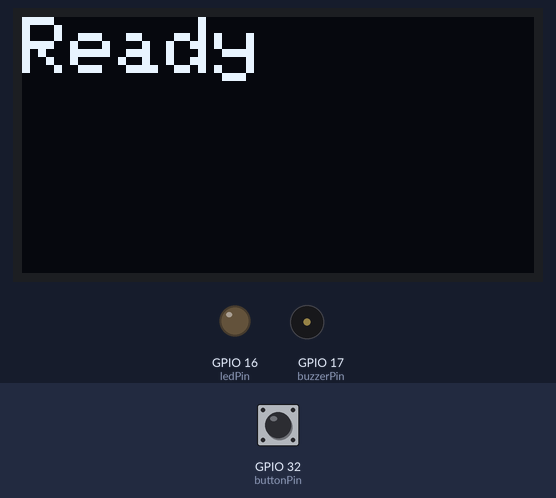
Bench run of a program on a simulated ESP32. On the bench: 128×64 one-colour display, output pins drawn as LEDs (lit = HIGH), buzzer (waves = sounding). The inputs (shaded band) are chosen by the test bench; at power-on: GPIO 32 (buttonPin) HIGH. What the program prints to the serial monitor is not drawn.

Above: at 1.2 s.
1.3 s: GPIO 32 (buttonPin) pulled LOW for 0.15 s
At 2.6 s:
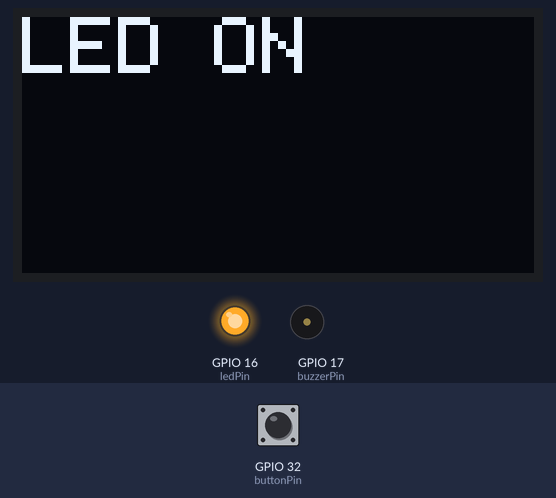
3.0 s: GPIO 32 (buttonPin) pulled LOW for 3.2 s
At 5.6 s:
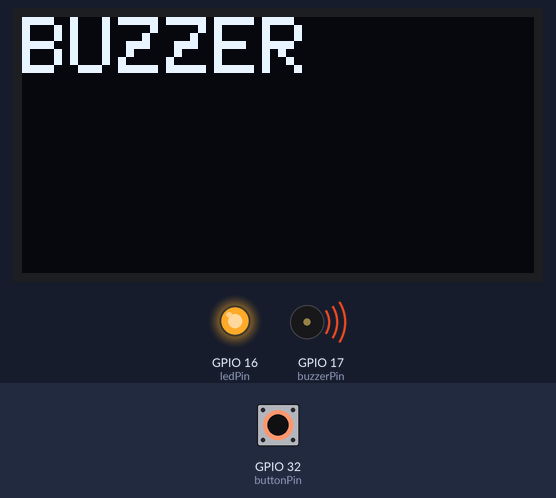
7.7 s: GPIO 32 (buttonPin) pulled LOW for 1 s
At 9.9 s:
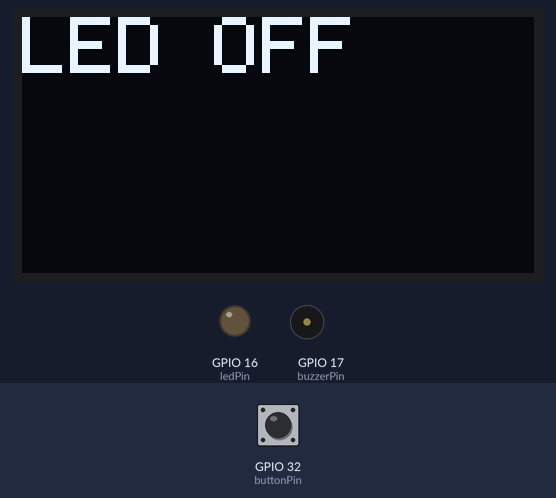
10.2 s: GPIO 32 (buttonPin) pulled LOW for 3.2 s
At 14.7 s:
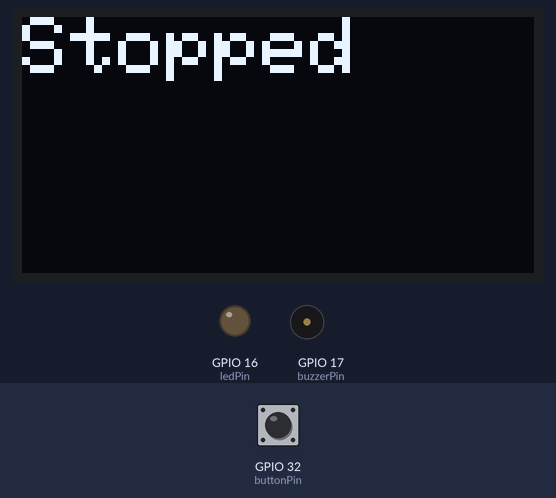
Timing chart, 0 to 15.9 s (numbered marks = the images above; inputs shaded):
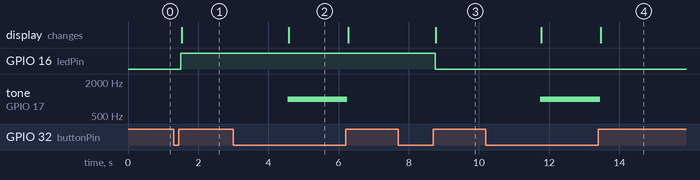

The program:

main.cpp
```cpp
//Hafiza Minahil Shabbir 1031
#include <Wire.h>
#include <Adafruit_GFX.h>
#include <Adafruit_SSD1306.h>

// Pin configuration
const int buttonPin = 32;  // single button
const int ledPin = 16;     // LED pin
const int buzzerPin = 17;  // buzzer pin

// OLED configuration
#define SCREEN_WIDTH 128
#define SCREEN_HEIGHT 64
Adafruit_SSD1306 display(SCREEN_WIDTH, SCREEN_HEIGHT, &Wire, -1);

// Variables for button timing
unsigned long buttonPressTime = 0;
bool isButtonPressed = false;
bool ledState = false;
bool longPressActive = false;
const unsigned long longPressDuration = 1500; // 1.5 seconds for long press
const unsigned long debounceDelay = 50;       // 50ms debounce time

void showOLED(const char *message) {
  display.clearDisplay();
  display.setTextSize(2);
  display.setTextColor(SSD1306_WHITE);
  display.setCursor(0, 0);
  display.println(message);
  display.display();
}

void setup() {
  pinMode(buttonPin, INPUT_PULLUP);
  pinMode(ledPin, OUTPUT);
  pinMode(buzzerPin, OUTPUT);

  Wire.begin(21, 22); // SDA = 21, SCL = 22 for ESP32
  Serial.begin(115200);

  if (!display.begin(SSD1306_SWITCHCAPVCC, 0x3C)) {
    Serial.println("❌ OLED init failed");
    while (true);
  }
  showOLED("Ready");

  // Initialize LED to OFF state
  digitalWrite(ledPin, LOW);
}

void loop() {
  int buttonState = digitalRead(buttonPin);

  // Button pressed (LOW because of INPUT_PULLUP)
  if (buttonState == LOW && !isButtonPressed) {
    // Wait for debounce period to confirm the press
    delay(debounceDelay);
    // Check button again after debounce
    if (digitalRead(buttonPin) == LOW) {
      isButtonPressed = true;
      buttonPressTime = millis();
      longPressActive = false;
      Serial.println("Button pressed - waiting for release");
    }
  }

  // Button is being held
  if (buttonState == LOW && isButtonPressed) {
    if (!longPressActive && (millis() - buttonPressTime > longPressDuration)) {
      // Long press detected – activate buzzer
      longPressActive = true;
      tone(buzzerPin, 1000);
      showOLED("BUZZER");
      Serial.println("Long press activated - BUZZER ON");
    }
  }

  // Button released (HIGH because of INPUT_PULLUP)
  if (buttonState == HIGH && isButtonPressed) {
    // Wait for debounce period to confirm the release
    delay(debounceDelay);
    // Check button again after debounce
    if (digitalRead(buttonPin) == HIGH) {
      noTone(buzzerPin); // stop buzzer immediately when released

      if (!longPressActive) {
        // Short press – toggle LED
        ledState = !ledState;
        digitalWrite(ledPin, ledState ? HIGH : LOW);
        showOLED(ledState ? "LED ON" : "LED OFF");
        Serial.println(ledState ? "LED turned ON" : "LED turned OFF");
      } else {
        // If long press happened
        showOLED("Stopped");
        Serial.println("Long press stopped");
      }

      // Reset state
      isButtonPressed = false;
      longPressActive = false;
    }
  }
}
```

Measured:
- after the input at 1.3 s, GPIO 16 (ledPin): LOW → HIGH after 0.20 s; the display: changes after 0.23 s (image 1)
- after the input at 3.0 s, tone on GPIO 17 (buzzerPin): silent → 1000 Hz after 1.6 s, → silent 1.7 s later; the display: changes after 1.6 s (image 2)
- after the input at 7.7 s, GPIO 16 (ledPin): HIGH → LOW after 1.1 s; the display: changes after 1.1 s (image 3)
- after the input at 10.2 s, tone on GPIO 17 (buzzerPin): silent → 1000 Hz after 1.6 s, → silent 1.7 s later; the display: first changes after 1.6 s (image 4 shows a later state)
